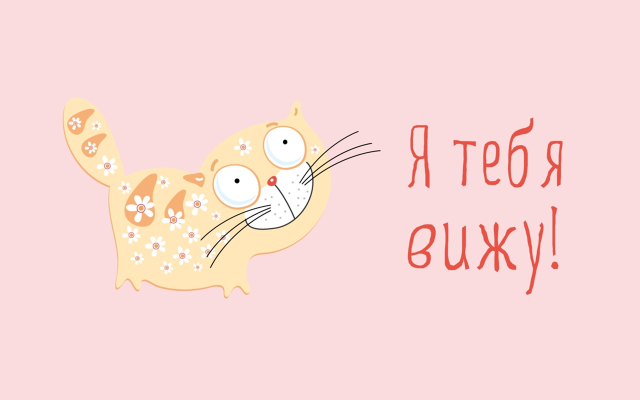
#> input picture postcard.jpg, 1280 x 800 px (shown at 1/2 size)
$ python zadacha1.py
#> lines starting #> are read from the running program, lines starting #| are printed output that depends on the picture
import PIL
from PIL import Image

filename = "postcard.jpg"
with Image.open(filename) as img:
#> img is the input picture: PIL image 1280x800 RGB; mean R, G, B 249.3, 218.5, 216
    img.load()

cropped_img = img.crop((100, 150, 800, 680))
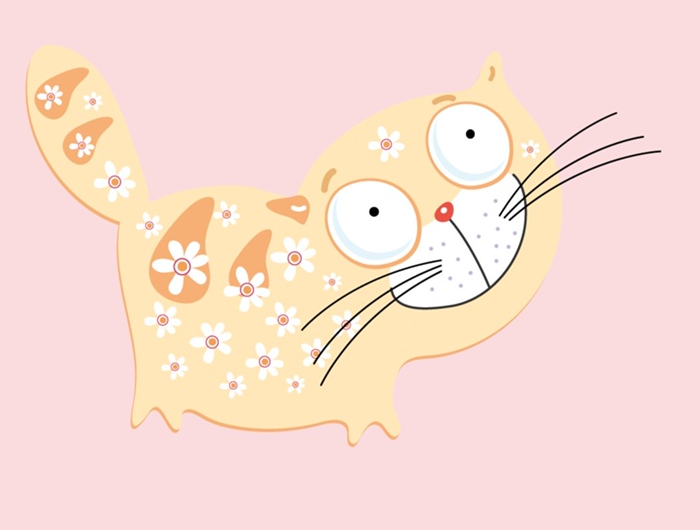
#> cropped_img: PIL image 700x530 RGB; mean R, G, B 249, 221.7, 211.9
# cropped_img.show()
cropped_img.save("cropped_postcard.jpg")

$ run again, with Dlove.jpg copied over postcard.jpg
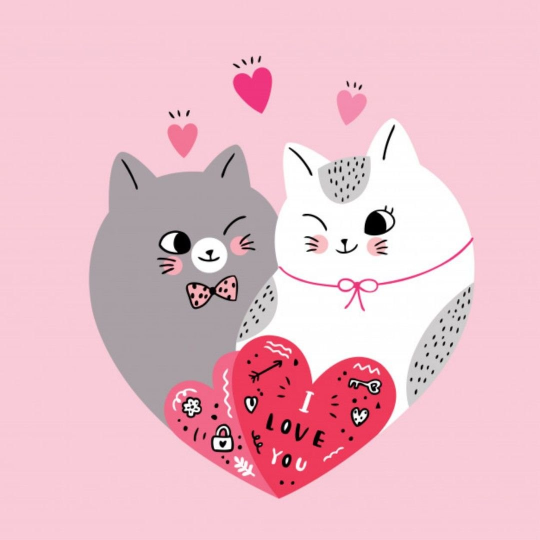
#> input picture Dlove.jpg, 1080 x 1080 px (shown at 1/2 size)
#> img is the input picture: PIL image 1080x1080 RGB; mean R, G, B 234.9, 190.6, 202.4
#> `cropped_img = img.crop((100, 150, 800, 680))`:
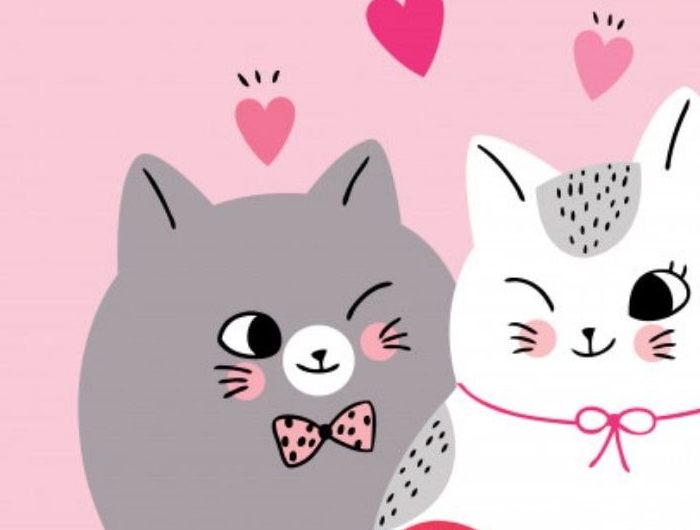
#> cropped_img: PIL image 700x530 RGB; mean R, G, B 219.2, 192.8, 201.1
